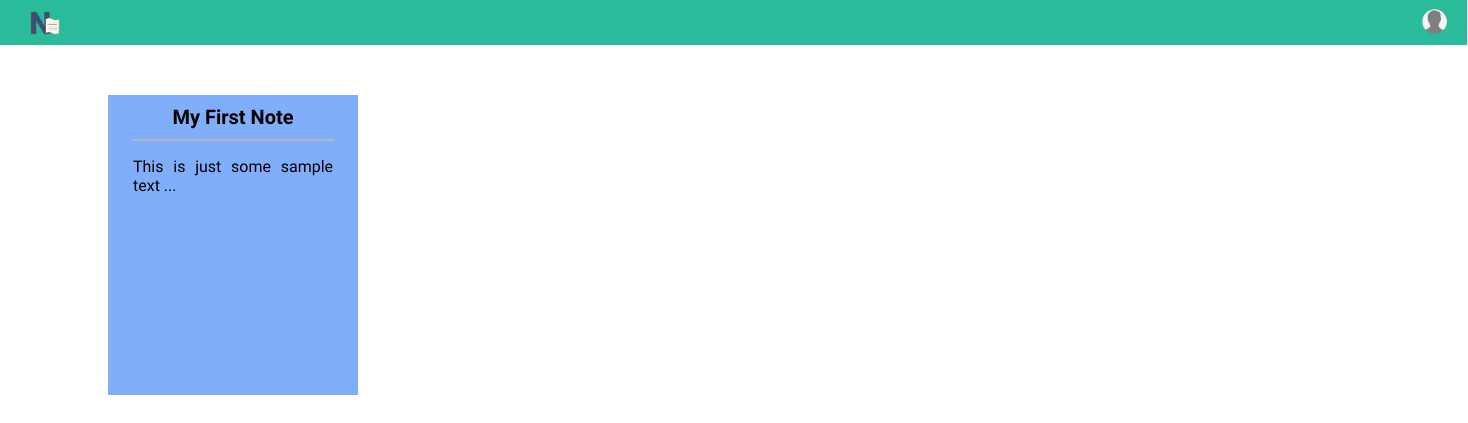
Page /profile.php (signed in) on the earlier database version.
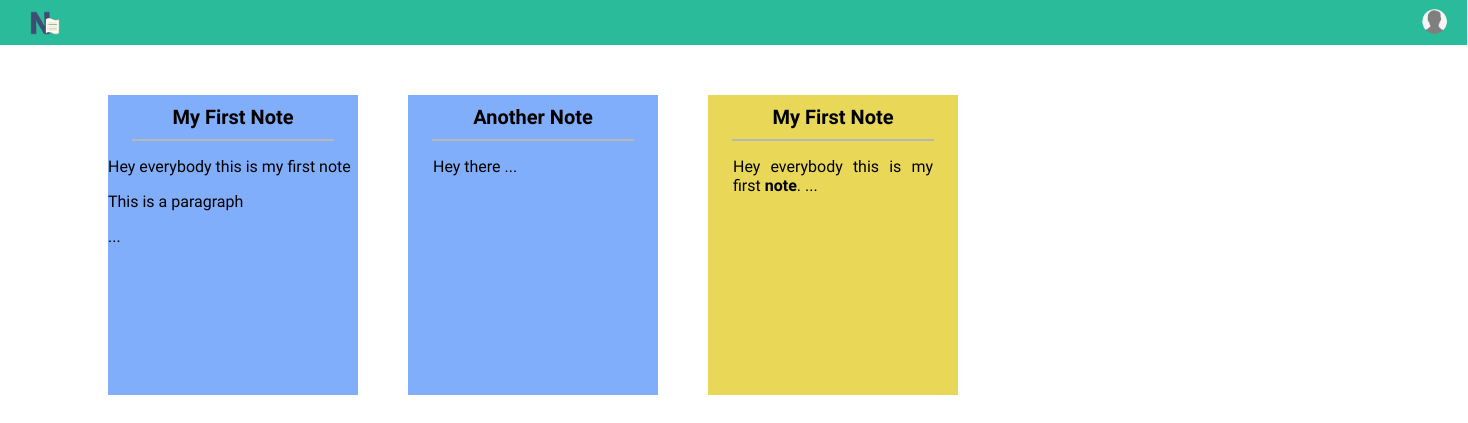
Same page on the later database version.
### tables this page shows
CREATE TABLE `notes` (
  `id` int(11) NOT NULL,
  `username` varchar(20) DEFAULT NULL,
  `title` varchar(100) NOT NULL,
  `content` mediumtext NOT NULL
);

### logincheck.php (called while the page is built, shortened)
<?php
    if(isset($_POST) && !empty($_POST['username']) && !empty($_POST['pswd'])) {
        $usr = $_POST['username'];
        $pwd = $_POST['pswd'];
        $sql = "SELECT password FROM accounts WHERE username = '".$usr."'";
        if(!($result = mysqli_query($conn,$sql))) {
            die("User does not exist.");
        }
        else {
            $pwd1 = mysqli_fetch_row($result)[0];
            if($pwd != $pwd1) {
                header("location: index.php?p=fail");
            }
            else {
                $_SESSION['user'] = $usr;
                $_SESSION['pwd'] = $pwd;
            }
        }
    }
    else if(session_id()=='' || !isset($_SESSION['user']) ||  !isset($_SESSION['pwd'])  )
    {
        header("location: errorpage.php");
    }
    else {
        $usr = $_SESSION['user'];
    }
?>

### profile.php (the view, shortened to what this page needs)
<?php
    require 'dbconn.php';
    require 'logincheck.php';
?>
<html>
    <head>
        <link rel="stylesheet" type="text/css" href="css/profile.css">
    </head>
        <header>
            <a href="" id="logolink"><img id = "logo" src="images/Logo.png"></a>
            <nav>
                <ul>
                    <li><a href="logout.php" title="Logout"><img id="profile" src="images/placeholder.png"></a></li>
                </ul>
        </header>
        <body>
            <div id="notes">
                <?php
                    $query = "SELECT title, content, id FROM notes WHERE username = '".$usr."'";
                    if($result = mysqli_query($conn,$query)) {
                        while($array = mysqli_fetch_array($result)) {
                            echo "<div class='note' onclick='redirect($array[2],0)'>
                            <p class = 'title'>".$array[0]."</p>
                            <hr>
                            <p class = 'content'>".substr($array[1],0,200)." ... <p>
                        </div>";
                        }
                    }
                    else {
                        echo "Some error";
                    }
                ?>
                <?php
                    $query = "SELECT title, content, notes.id FROM notes JOIN collab_write ON notes.id=collab_write.id WHERE user_write = '".$usr."'";
                    if($result = mysqli_query($conn,$query)) {
                        while($array = mysqli_fetch_array($result)) {
							echo "<div class='note' style='background-color: #E9D758;'	onclick='redirect($array[2], 2)'>
                            <p class = 'title'>".$array[0]."</p>
                            <hr>
                            <p class = 'content'>".substr($array[1],0,200)." ... <p>
                        </div>";
                        }
                    }
                    else {
                        echo "Some error";
                    }
                ?>
			</div>
        </body>
</html>

### dbconn.php (shortened to what this page needs)
<html>
<body>
</body>
</html>

### css/profile.css (style rules this page uses)
* { font-family: Roboto; }
header { background-color: #2ABB9B; width: 101%; margin-left: -8px; margin-top: -8px; padding-top: 10px; height: 35px; }
nav ul { display: flex; flex-direction: row; justify-content: flex-end; list-style-type: none; }
nav ul li { font-weight: bold; margin-right:20px; margin-top: -41px; height: 25px; cursor: pointer; transition: color 200ms; }
nav ul li #profile { width: 25px; height: 25px; margin-top: -4px; border-radius: 15px; transition: box-shadow 200ms; }
header a { margin-left: 30px; position: relative; bottom: 2px; }
header #logo { width:30px; height:30px; }
#notes { display: flex; flex-direction: row; width: 1400px; padding-top: 0; margin-top: 50px; margin-left: 50px; flex-wrap: wrap; }
.note { cursor: pointer; background-color: #80AEFB; width: 250px; height: 300px; margin-left: 50px; margin-bottom: 50px; transition: box-shadow 200ms; }
hr { width: 80%; border: 1px solid #B7B7B7; }
.title { text-align: center; font-weight: bold; font-size: 20px; margin: 10px; }
.content { width: 200px; text-align: justify; margin-left: 25px; }

Differences in the rows shown:
changed notes: content "This is just some sample text" → "Hey everybody this is my first note This is a paragraph"
added notes: title "Another Note", content "Hey there"
now on this page (row unchanged): notes: title "My First Note", content "Hey everybody this is my first note ."
